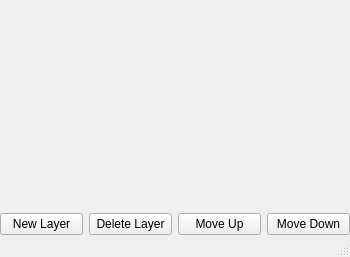
<ui version="4.0" >
 <class>LayersWindow</class>
 <widget class="QMainWindow" name="LayersWindow" >
  <property name="geometry" >
   <rect>
    <x>0</x>
    <y>0</y>
    <width>350</width>
    <height>257</height>
   </rect>
  </property>
  <property name="minimumSize" >
   <size>
    <width>0</width>
    <height>100</height>
   </size>
  </property>
  <property name="windowTitle" >
   <string>Layers</string>
  </property>
  <widget class="QWidget" name="centralwidget" >
   <property name="sizePolicy" >
    <sizepolicy vsizetype="Expanding" hsizetype="Expanding" >
     <horstretch>0</horstretch>
     <verstretch>0</verstretch>
    </sizepolicy>
   </property>
   <layout class="QVBoxLayout" >
    <property name="leftMargin" >
     <number>0</number>
    </property>
    <property name="topMargin" >
     <number>0</number>
    </property>
    <property name="rightMargin" >
     <number>0</number>
    </property>
    <property name="bottomMargin" >
     <number>0</number>
    </property>
    <item>
     <widget class="QWidget" native="1" name="layersListArea" >
      <property name="sizePolicy" >
       <sizepolicy vsizetype="Expanding" hsizetype="Expanding" >
        <horstretch>0</horstretch>
        <verstretch>0</verstretch>
       </sizepolicy>
      </property>
     </widget>
    </item>
    <item>
     <layout class="QHBoxLayout" >
      <item>
       <widget class="QPushButton" name="new_layer_button" >
        <property name="text" >
         <string>New Layer</string>
        </property>
       </widget>
      </item>
      <item>
       <widget class="QPushButton" name="delete_layer_button" >
        <property name="text" >
         <string>Delete Layer</string>
        </property>
       </widget>
      </item>
      <item>
       <widget class="QPushButton" name="layer_up_button" >
        <property name="text" >
         <string>Move Up</string>
        </property>
       </widget>
      </item>
      <item>
       <widget class="QPushButton" name="layer_down_button" >
        <property name="text" >
         <string>Move Down</string>
        </property>
       </widget>
      </item>
     </layout>
    </item>
   </layout>
  </widget>
  <widget class="QStatusBar" name="statusbar" />
 </widget>
 <resources/>
 <connections/>
</ui>
